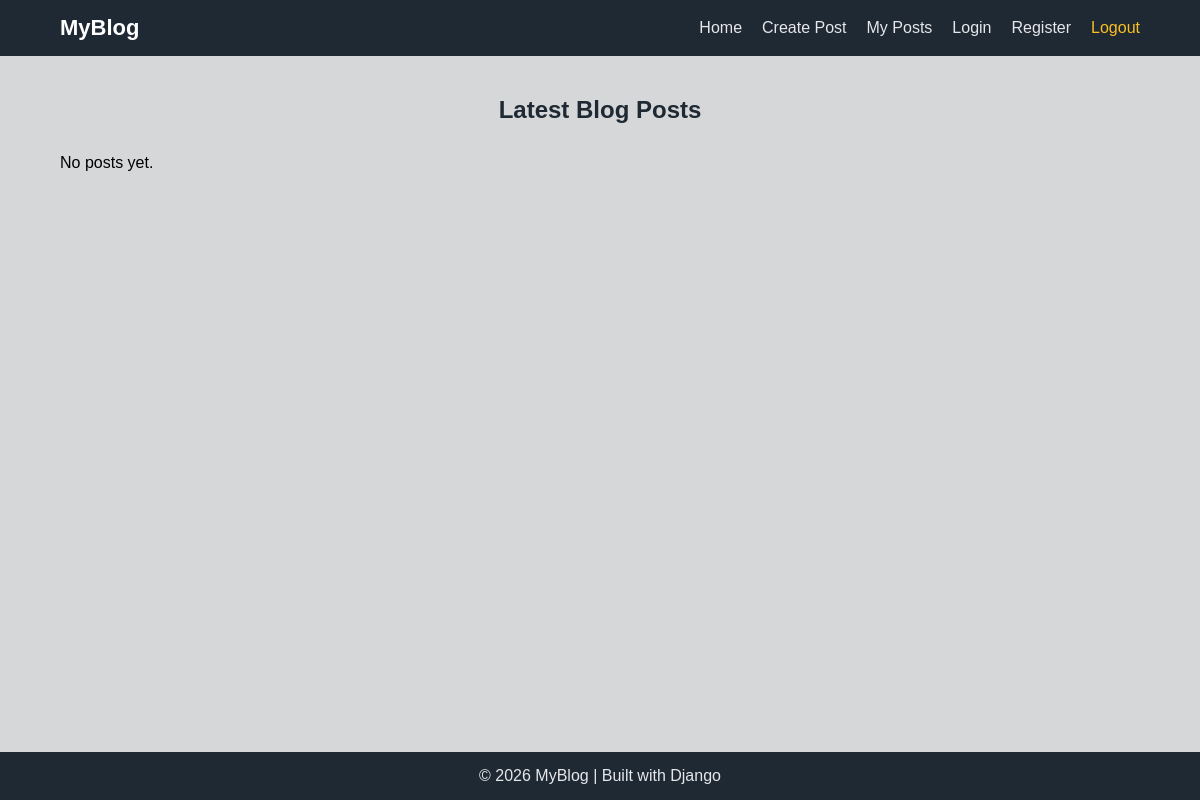
The app's page /, older data.
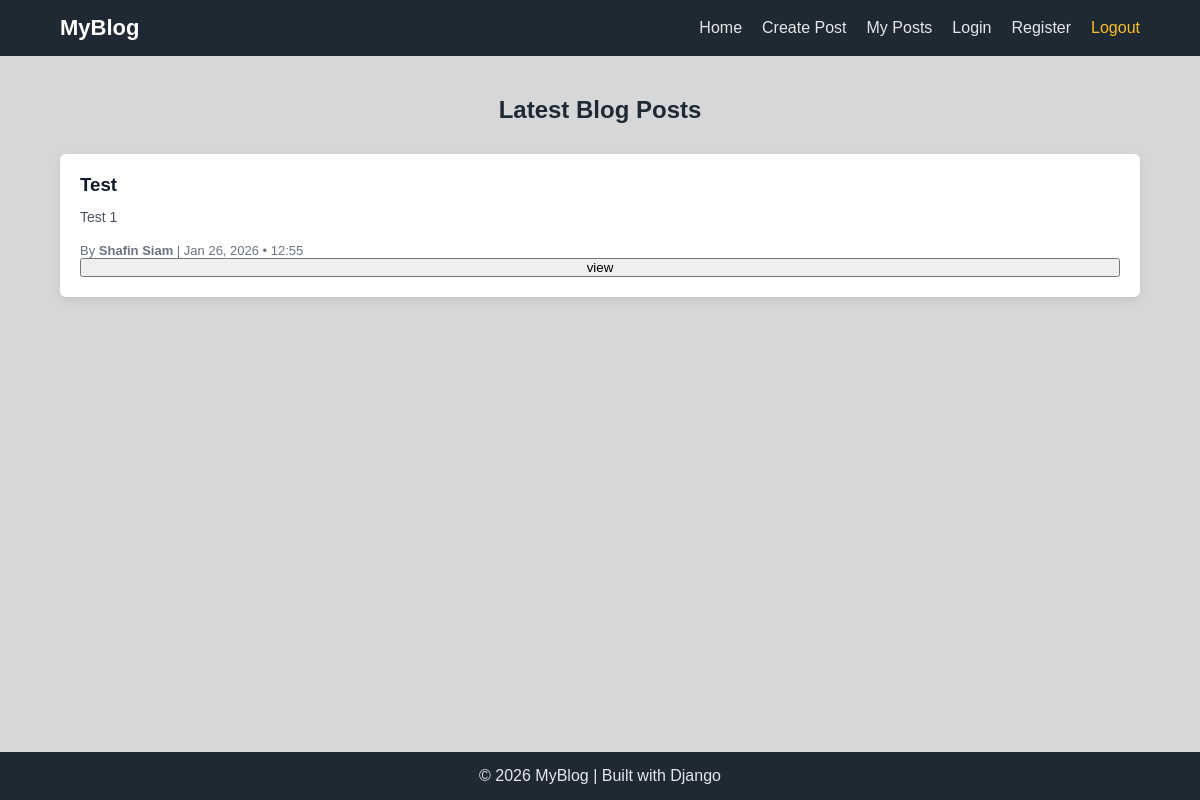
The same page, newer data.
### blogapp/models.py (models this page shows, shortened)
class Post(models.Model):
    title = models.CharField(max_length=100)
    description = models.TextField()
    created_by = models.ForeignKey(User, on_delete=models.CASCADE)
    created_at = models.DateTimeField(auto_now_add=True)

### blogapp/views.py (the view)
# urls.py: 2. Add a URL to urlpatterns:  path('', views.home, name='home')
def home(request):
    if request.method == 'GET':
        post_list = Post.objects.all()
        return render(request, 'home/home.html' , {'post_list': post_list})
    return render(request, 'home/home.html')

### blogapp/templates/home/home.html (shortened to what this page needs)
{% extends 'base.html' %}
{% block content %}
<h2>Latest Blog Posts</h2>
<div class="posts">
    {% for post in post_list %}
        <div class="post-card">
            <h3>{{ post.title }}</h3>
            <p>{{ post.description }}</p>
            <div class="post-footer">
                By <strong>
                    {{ post.created_by.get_full_name|default:post.created_by.username }}
                </strong>
                | {{ post.created_at|date:"M d, Y • H:i" }}
            </div>
            <button>view</button>
        </div>
    {% empty %}
        <p>No posts yet.</p>
    {% endfor %}
</div>
{% endblock %}

Row changes from the older to the newer data that the page shows:
added Post: title "Test", description "Test 1", created_by.get_full_name "Shafin Siam", created_at "Jan 26, 2026 • 12:55"
Text that changed along with them:
text no longer shown: "No posts yet."
